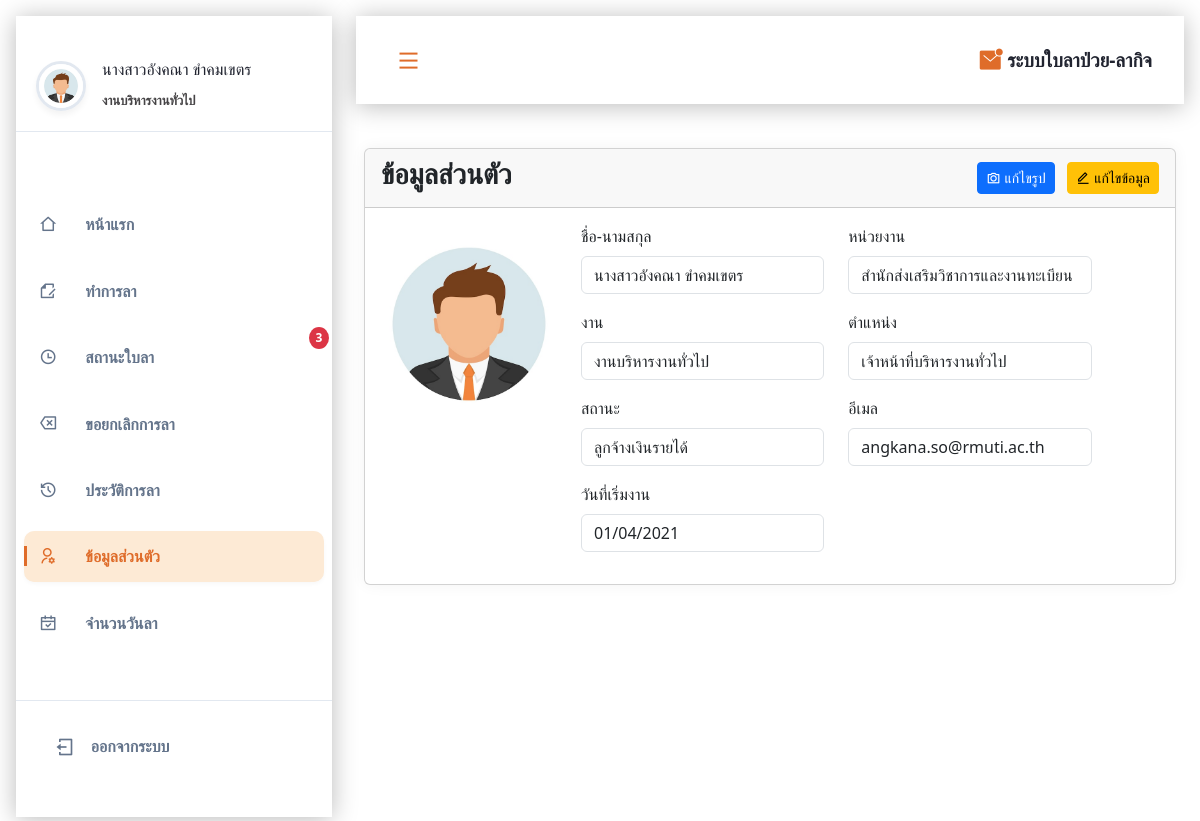
The app's page /user/personal.php (signed in) with its own data.
### tables this page shows
CREATE TABLE IF NOT EXISTS `employees` (
  `id` int NOT NULL AUTO_INCREMENT,
  `pic` varchar(50) DEFAULT NULL,
  `prefix` int DEFAULT NULL,
  `fname` varchar(100) DEFAULT NULL,
  `lname` varchar(100) DEFAULT NULL,
  `email` varchar(50) DEFAULT NULL,
  `password` varchar(100) DEFAULT NULL,
  `department` int DEFAULT NULL,
  `staffstatus` int DEFAULT NULL,
  `startwork` date DEFAULT NULL,
  `signature` varchar(255) DEFAULT NULL,
  `Vacationday` int DEFAULT NULL,
  `position` int DEFAULT NULL,
  PRIMARY KEY (`id`),
  KEY `FK_employees_position` (`position`),
  KEY `FK_employees_prefix` (`prefix`),
  KEY `FK_employees_staffstatus` (`staffstatus`),
  KEY `FK_employees_subdepart` (`department`),
  CONSTRAINT `FK_employees_position` FOREIGN KEY (`position`) REFERENCES `position` (`positionid`),
  CONSTRAINT `FK_employees_prefix` FOREIGN KEY (`prefix`) REFERENCES `prefix` (`prefixid`),
  CONSTRAINT `FK_employees_staffstatus` FOREIGN KEY (`staffstatus`) REFERENCES `staffstatus` (`staffid`),
  CONSTRAINT `FK_employees_subdepart` FOREIGN KEY (`department`) REFERENCES `subdepart` (`subdepartid`)
);

CREATE TABLE IF NOT EXISTS `headepart` (
  `headepartid` int NOT NULL AUTO_INCREMENT,
  `headepartname` varchar(100) DEFAULT NULL,
  PRIMARY KEY (`headepartid`)
);

CREATE TABLE IF NOT EXISTS `subdepart` (
  `subdepartid` int NOT NULL AUTO_INCREMENT,
  `headepartid` int DEFAULT NULL,
  `subdepartname` varchar(100) DEFAULT NULL,
  PRIMARY KEY (`subdepartid`),
  KEY `headepartid` (`headepartid`),
  CONSTRAINT `subdepart_ibfk_1` FOREIGN KEY (`headepartid`) REFERENCES `headepart` (`headepartid`)
);

CREATE TABLE IF NOT EXISTS `position` (
  `positionid` int NOT NULL AUTO_INCREMENT,
  `positionname` varchar(50) DEFAULT NULL,
  `roleid` int DEFAULT NULL,
  PRIMARY KEY (`positionid`),
  KEY `FK_position_role` (`roleid`),
  CONSTRAINT `FK_position_role` FOREIGN KEY (`roleid`) REFERENCES `role` (`roleid`)
);

CREATE TABLE IF NOT EXISTS `staffstatus` (
  `staffid` int NOT NULL AUTO_INCREMENT,
  `staffname` varchar(100) DEFAULT NULL,
  PRIMARY KEY (`staffid`)
);

### user/personal.php (the view, shortened to what this page needs)
<?php
include('conn/conn.php');
$sql4 = "SELECT employees.id,employees.fname,employees.lname,staffstatus.staffid, CONCAT(prefix.prefixname,employees.fname, ' ', employees.lname) AS fullname,
                employees.department,subdepart.subdepartname,staffstatus.staffname AS staffstatus ,position.positionname,position.positionid,startwork,prefixid,
                employees.email,employees.pic,headepart.headepartname,password
         FROM employees
         LEFT JOIN staffstatus ON employees.staffstatus = staffstatus.staffid
         LEFT JOIN subdepart ON employees.department = subdepart.subdepartid
         LEFT JOIN prefix on employees.prefix = prefix.prefixid
         LEFT JOIN position on employees.position = position.positionid
         LEFT JOIN headepart on subdepart.headepartid = headepart.headepartid
         ";
$result4 = $conn->query($sql4);
?>
<!DOCTYPE html>
<html lang="en">
<head>
    <link rel="stylesheet" href="https://cdnjs.cloudflare.com/ajax/libs/remixicon/4.2.0/remixicon.css">
    <link rel="stylesheet" href="assets/css/styles.css">
    <link rel="stylesheet" href="https://cdn.jsdelivr.net/npm/fullcalendar@5.11.3/main.min.css">
    <link rel="stylesheet" href="assets/css/table.css">
    <link rel="stylesheet" href="assets/css/table.css">
</head>
<body>
    <?php include('component/sidebar.php'); ?>
    <main class="main container3" id="main">
        <div class="card">
            <div class="card-header d-flex justify-content-between align-items-center">
                <h3 class="card-title">ข้อมูลส่วนตัว</h3>
                <div>
                    <button type="button" class="btn btn-primary btn-sm me-2" data-bs-toggle="modal" data-bs-target="#editProfilePic">
                        <i class="ri-camera-line"></i> แก้ไขรูป
                    </button>
                    <button type="button" class="btn btn-warning btn-sm" data-bs-toggle="modal" data-bs-target="#editProfile">
                        <i class="ri-edit-line"></i> แก้ไขข้อมูล
                    </button>
                </div>
            </div>
            <div class="card-body">
                <?php while ($row = $result4->fetch_assoc()) {
                    if ($row['id'] == $userID) { ?>
                        <div class="row">
                            <img src="../admin/uploads/<?php echo $row['pic']; ?>" alt="Profile" class="img-fluid rounded-circle" style="width: 200px; height: 200px; object-fit: cover;">
                            <div class="col-md-8">
                                <div class="row mb-3">
                                    <div class="col-md-6">
                                        <label class="form-label">ชื่อ-นามสกุล</label>
                                        <input type="text" class="form-control" value="<?php echo $row['fullname']; ?>" readonly>
                                    </div>
                                    <div class="col-md-6">
                                        <label class="form-label">หน่วยงาน</label>
                                        <input type="text" class="form-control" value="<?php echo $row['headepartname']; ?>" readonly>
                                    </div>
                                </div>
                                <div class="row mb-3">
                                    <div class="col-md-6">
                                        <label class="form-label">งาน</label>
                                        <input type="text" class="form-control" value="<?php echo $row['subdepartname']; ?>" readonly>
                                    </div>
                                    <div class="col-md-6">
                                        <label class="form-label">ตำแหน่ง</label>
                                        <input type="text" class="form-control" value="<?php echo $row['positionname']; ?>" readonly>
                                    </div>
                                </div>
                                <div class="row mb-3">
                                    <div class="col-md-6">
                                        <label class="form-label">สถานะ</label>
                                        <input type="text" class="form-control" value="<?php echo $row['staffstatus']; ?>" readonly>
                                    </div>
                                    <div class="col-md-6">
                                        <label class="form-label">อีเมล</label>
                                        <input type="email" class="form-control" value="<?php echo $row['email']; ?>" readonly>
                                    </div>
                                </div>
                                <div class="row mb-3">
                                    <div class="col-md-6">
                                        <label class="form-label">วันที่เริ่มงาน</label>
                                        <input type="text" class="form-control" value="<?php echo date('d/m/Y', strtotime($row['startwork'])); ?>" readonly>
                                    </div>
                                </div>
                            </div>
                        </div>
                <?php }
                } ?>
            </div>
        </div>
    </main>
</body>
<link href="https://cdn.jsdelivr.net/npm/bootstrap@5.3.0-alpha1/dist/css/bootstrap.min.css" rel="stylesheet">
</html>

### user/assets/css/styles.css (style rules this page uses)
:root { --header-height: 3.5rem; --first-color: #df6c2a; --title-color: hsl(228, 18%, 16%); --text-color: hsl(300, 1%, 27%); --body-color: hsl(0, 0%, 100%); --shadow-color: hsla(0, 0%, 0%, 0.275); --body-font: "Poppins", sans-serif; --normal-font-size: 0.938rem; --smaller-font-size: 0.75rem; --tiny-font-size: 0.6rem; --font-regular: 400; --font-semi-bold: 600; --z-tooltip: 10; --z-fixed: 100; }
@media screen and (min-width: 1150px) { :root { --normal-font-size: 1rem; --smaller-font-size: 0.813rem; } }
* { box-sizing: border-box; padding: 0; margin: 0; text-decoration: none; }
body { font-family: var(--body-font); font-size: var(--normal-font-size); background-color: var(--body-color); color: var(--text-color); transition: background-color 0.4s; text-decoration: none; }
img { display: block; max-width: 100%; height: auto; }
button { all: unset; }
.container3 { margin-inline: 1.5rem; }
.main { padding-top: 5rem; }
@media screen and (min-width: 1150px) { .main { padding-left: 340px; padding-top: 8rem; transition: padding 0.4s; } }

### user/assets/css/table.css (style rules this page uses)
.card { background: #ffffff; border-radius: 15px; box-shadow: 0 0 15px rgba(0, 0, 0, 0.05); margin: 20px 0; }
.card-header { background: #ffffff; padding: 20px; border-bottom: 1px solid #e5e7eb; }
.card-title { color: #000000; margin: 0; font-weight: 600; }
.card-body { padding: 20px; }

### records on screen
employees: pic (picture), fullname "นางสาวอังคณา ขำคมเขตร", headepartname "สำนักส่งเสริมวิชาการและงานทะเบียน", department.subdepartname "งานบริหารงานทั่วไป", position.positionname "เจ้าหน้าที่บริหารงานทั่วไป", staffstatus.staffname "ลูกจ้างเงินรายได้", email "angkana.so@rmuti.ac.th", startwork "01/04/2021"

### other values on screen
$userName "นางสาวอังคณา ขำคมเขตร"
$department "งานบริหารงานทั่วไป"
$leave_count "3"
